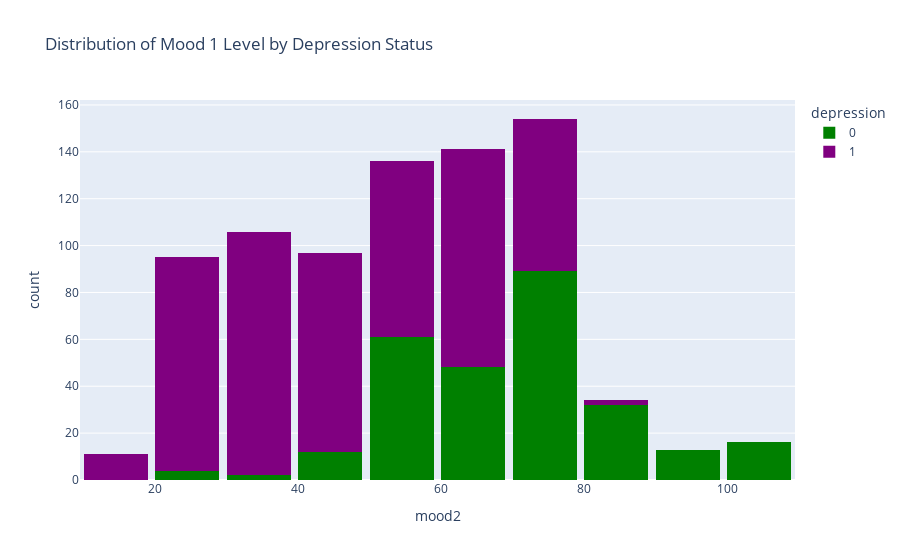

The cell this chart's notebook holds for it:
### Markdown cell above
## Plot MOOD 1 level distribution

### Code cell
# Create histogram plots using Plotly Express with 'barmode' set to 'group'
fig = px.histogram(data_all, x="mood1", color="depression", barmode='stack',
                   title="Distribution of Mood 1 Level by Depression Status",
                   labels={'color': 'Depression (1/0)'},
                   color_discrete_map={1: 'purple', 0: 'green'},
                   nbins=12)

fig.update_layout(bargap=0.1)  # To adjust the gap between bars

fig.show()

# Get unique participants
unique_participants = data_all['Participant_ID'].unique()

# Create a subplot grid
num_rows = 6  # Number of rows in the grid
num_cols = 4  # Number of columns in the grid

fig = make_subplots(rows=num_rows, cols=num_cols,subplot_titles=unique_participants)

row, col = 1, 1  # Initialize starting position

for participant_id in unique_participants:
    # Filter data for the participant
    participant_data = data_all[data_all['Participant_ID'] == participant_id]

    # Set the color based on depression status
    color = 'purple' if participant_data['depression'].iloc[0] == 1 else 'green'

    # Create a histogram for valence level with color based on depression status
    fig.add_trace(go.Histogram(x=participant_data['mood1'], name=participant_id, marker_color=color), row=row, col=col)

    # Update position in the subplot grid
    col += 1
    if col > num_cols:
        col = 1
        row += 1

# Update layout
fig.update_layout(height=900, width=1200, title='Mood1 Level Histograms for Each Participant')
fig.update_xaxes(title_text='Mood 1 Level')
fig.update_yaxes(title_text='Frequency')

fig.show()

### Figure 1 — Plotly figure (JSON) as saved in the notebook; plotly's stock layout.template omitted (floating-point values rounded to 4 significant figures; data arrays with more than 128 entries replaced by an {"elided": "..."} marker saying what was removed)
{"data": [{"alignmentgroup": "True", "bingroup": "x", "hovertemplate": "depression=0<br>mood2=%{x}<br>count=%{y}<extra></extra>", "legendgroup": "0", "marker": {"color": "green", "pattern": {"shape": ""}}, "name": "0", "nbinsx": 12, "offsetgroup": "0", "orientation": "v", "showlegend": true, "type": "histogram", "x": {"elided": "277 int values"}, "xaxis": "x", "yaxis": "y"}, {"alignmentgroup": "True", "bingroup": "x", "hovertemplate": "depression=1<br>mood2=%{x}<br>count=%{y}<extra></extra>", "legendgroup": "1", "marker": {"color": "purple", "pattern": {"shape": ""}}, "name": "1", "nbinsx": 12, "offsetgroup": "1", "orientation": "v", "showlegend": true, "type": "histogram", "x": {"elided": "526 int values"}, "xaxis": "x", "yaxis": "y"}], "layout": {"bargap": 0.1, "barmode": "stack", "legend": {"title": {"text": "depression"}, "tracegroupgap": 0}, "title": {"text": "Distribution of Mood 1 Level by Depression Status"}, "xaxis": {"anchor": "y", "domain": [0, 1], "title": {"text": "mood2"}}, "yaxis": {"anchor": "x", "domain": [0, 1], "title": {"text": "count"}}}}
